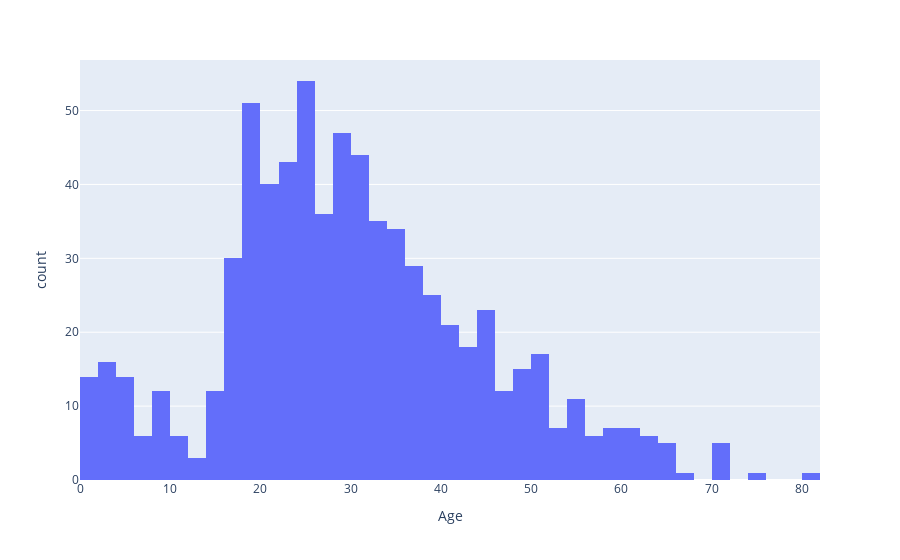
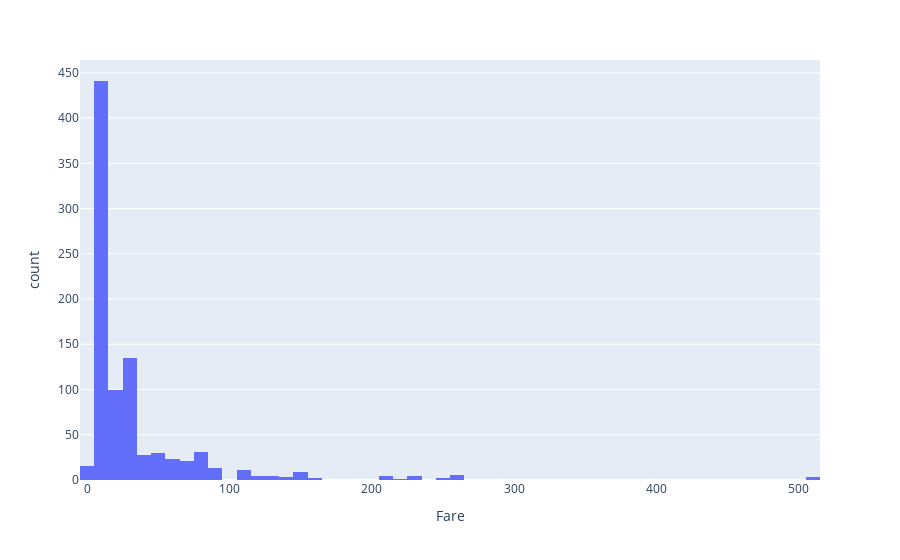

Notebook cell for these charts, in order:
### Code cell
numericalLabels = ["Age", "Fare"]
for label in numericalLabels:
    PlotHistogram(dfTrain,label)

### Figure 1 — Plotly figure (JSON) as saved in the notebook; plotly's stock layout.template omitted (floating-point values rounded to 4 significant figures; data arrays with more than 128 entries replaced by an {"elided": "..."} marker saying what was removed)
{"data": [{"alignmentgroup": "True", "bingroup": "x", "hovertemplate": "Age=%{x}<br>count=%{y}<extra></extra>", "legendgroup": "", "marker": {"color": "#636efa"}, "name": "", "offsetgroup": "", "orientation": "v", "showlegend": false, "type": "histogram", "x": {"elided": "891 float values"}, "xaxis": "x", "yaxis": "y"}], "layout": {"barmode": "relative", "legend": {"tracegroupgap": 0}, "margin": {"t": 60}, "xaxis": {"anchor": "y", "domain": [0, 1], "title": {"text": "Age"}}, "yaxis": {"anchor": "x", "domain": [0, 1], "title": {"text": "count"}}}}

### Figure 2 — Plotly figure (JSON) as saved in the notebook; plotly's stock layout.template omitted (floating-point values rounded to 4 significant figures; data arrays with more than 128 entries replaced by an {"elided": "..."} marker saying what was removed)
{"data": [{"alignmentgroup": "True", "bingroup": "x", "hovertemplate": "Fare=%{x}<br>count=%{y}<extra></extra>", "legendgroup": "", "marker": {"color": "#636efa"}, "name": "", "offsetgroup": "", "orientation": "v", "showlegend": false, "type": "histogram", "x": {"elided": "891 float values"}, "xaxis": "x", "yaxis": "y"}], "layout": {"barmode": "relative", "legend": {"tracegroupgap": 0}, "margin": {"t": 60}, "xaxis": {"anchor": "y", "domain": [0, 1], "title": {"text": "Fare"}}, "yaxis": {"anchor": "x", "domain": [0, 1], "title": {"text": "count"}}}}
